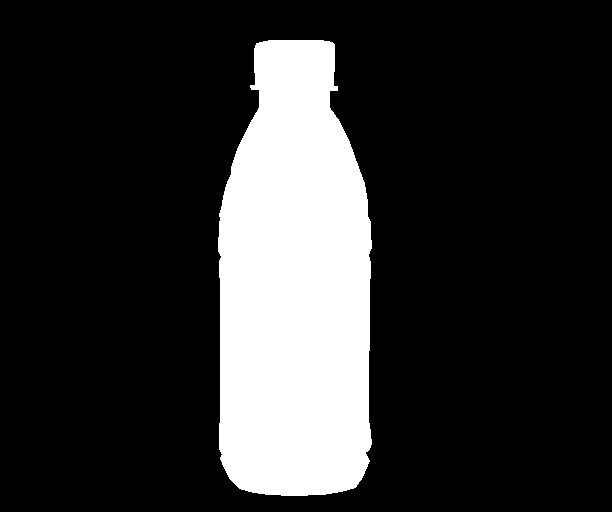
#> input picture mvss-stage23/code/dtu/wwbottle/masks/029_pseudo.png, 612 x 512 px, found by its file name
$ python get_edge.py
#> lines starting #> are read from the running program, lines starting #| are printed output that depends on the picture; after the words box and inside, x2 and y2 are one past the last pixel; in counts of white or black regions, pixels touching at a corner belong together
from PIL import Image
import numpy as np
import cv2

if __name__ == '__main__':
    img_name = "D:\Desktop\wwbottle\mask/029_pseudo.png"
    # img = np.array(Image.open("D:\Desktop/"+img_name))[:,:,:3]
    # edge_img = img.copy()

    img = cv2.imread(img_name, 0)
#> img: shape (512, 612); 19% white; 1 white region, box (x1, y1, x2, y2) and area: (218, 40, 372, 496) 59401
    blurred = cv2.GaussianBlur(img, (11, 11), 0)
    gaussImg = 255 - cv2.Canny(blurred, 100, 200)
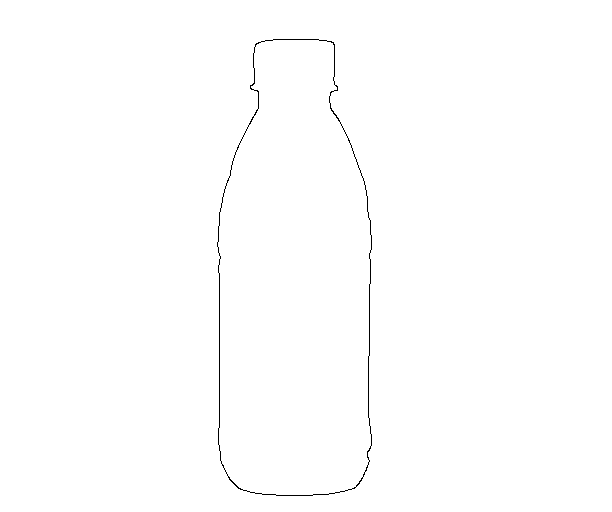
#> gaussImg: shape (512, 612); 99.6% white; black in thin lines or dots, all inside (x1, y1, x2, y2) = (217, 39, 372, 496)
    kernel = np.ones((5, 5), np.uint8)
    erosion = cv2.erode(gaussImg, kernel, iterations=1)
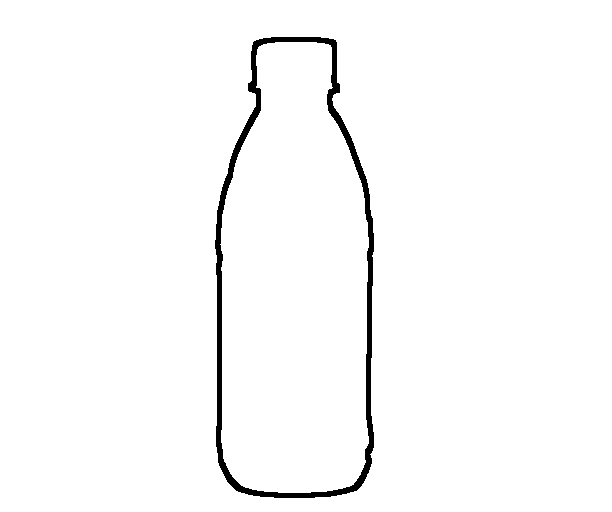
#> erosion: shape (512, 612); 98% white; 1 black region, box (x1, y1, x2, y2) and area: (215, 37, 374, 498) 6241

    cv2.imshow("Img", erosion)
    cv2.waitKey(0)

$ run again, with mvss-stage23/code/dtu/wwbottle/masks/005_pseudo.png copied over mvss-stage23/code/dtu/wwbottle/masks/029_pseudo.png
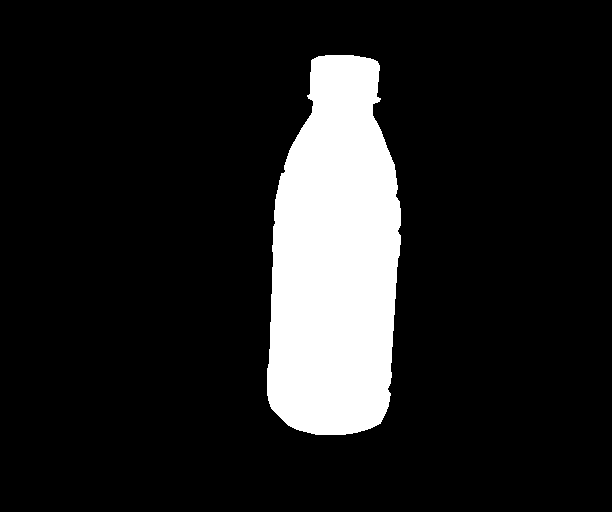
#> input picture mvss-stage23/code/dtu/wwbottle/masks/005_pseudo.png, 612 x 512 px, found by its file name
#> img: shape (512, 612); 13% white; 1 white region, box (x1, y1, x2, y2) and area: (267, 55, 401, 435) 40775
#> `gaussImg = 255 - cv2.Canny(blurred, 100, 200)`:
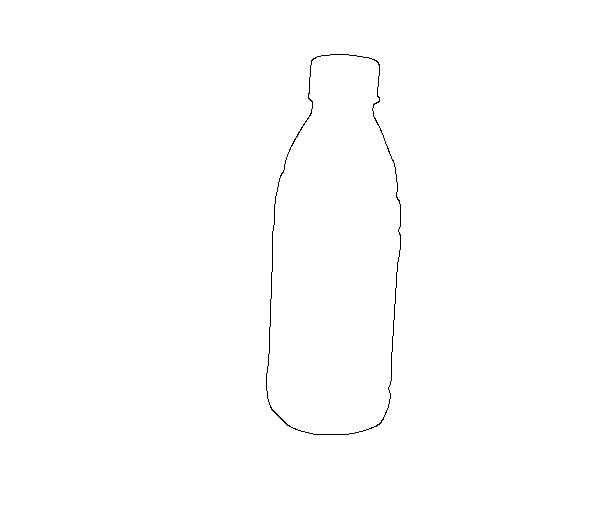
#> gaussImg: shape (512, 612); 99.7% white; black in thin lines or dots, all inside (x1, y1, x2, y2) = (266, 54, 401, 435)
#> `erosion = cv2.erode(gaussImg, kernel, iterations=1)`:
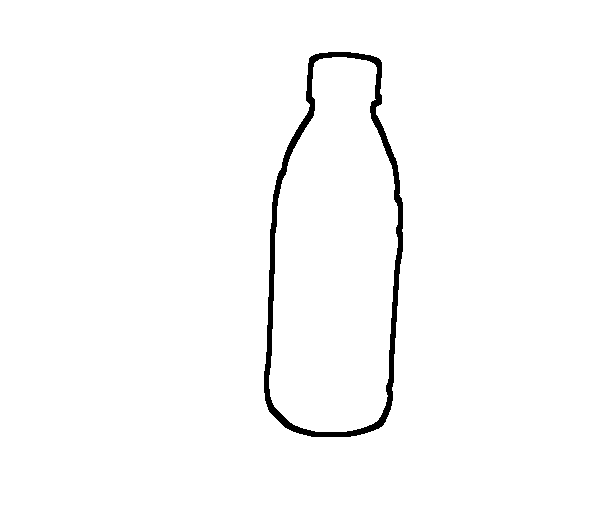
#> erosion: shape (512, 612); 98.3% white; 1 black region, box (x1, y1, x2, y2) and area: (264, 52, 403, 437) 5215
